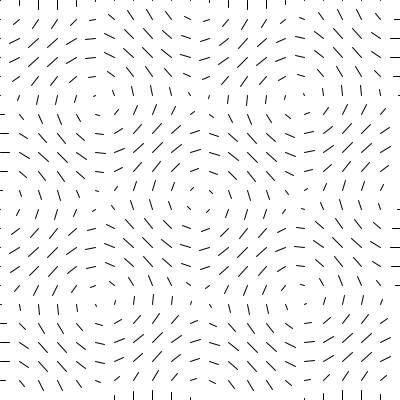
Frame 1 (no input)
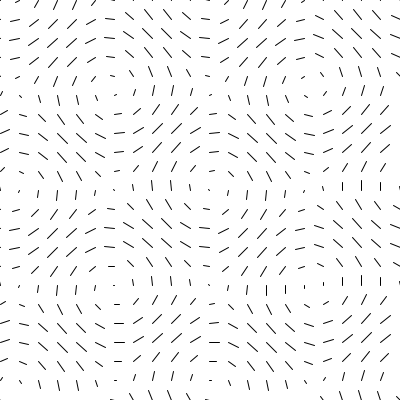
Frame 60 (the mouse pressed at the canvas centre just before this capture)
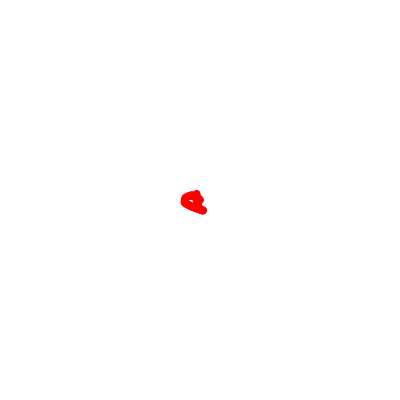
Frame 120 (the mouse held since frame 60 and released just before this capture)

The Processing sketch that drew these frames (run headless with seeded random() and noise(); from frame 60 on, the mouse is pressed at the canvas centre):

// Processing sketch: fluid
// ── fluid.pde

float delta = 0.05;
float dt = 0.1;
float diff = 0;
int N = int(1 / delta);
int size = (N + 2) * (N + 2);

Grid grid;
ArrayList<Vehicle> vehicles = new ArrayList<Vehicle>();


void setup(){
  size(400, 400);
  grid = new Grid();
  grid.initilize();

}

float time;
void draw(){
  background(255);
  if(mousePressed){
   vehicles.add(new Vehicle());
  }
  
  grid.showVel();
  //grid.show();
  
  for(Vehicle h : vehicles){
    h.show();
    h.update();
    grid.showVel();
  }
  
  time += dt;
}
// ── Cell.pde
class Cell {
  PVector pos;
  PVector u;
  PVector u0;
  PVector v;
  PVector v0;
  PVector posR;
  
  Cell(PVector pos_){
    pos = pos_;
    float x = map(pos.x, -1, 1, 0, width);
    float y = map(pos.y, -1, 1, height, 0);
    posR = new PVector(x, y);
  }
  
  void updateVel(){
    float x = sin(TWO_PI * pos.y + time);
    float y = sin(TWO_PI * pos.x + time);
    u = new PVector(x, y);
  }
  
  void showVel(){
    line(posR.x, posR.y, posR.x + 10 * u.x, posR.y + 10 * u.y);
  }
  

}
// ── Grid.pde
int IX(int i, int j) {
  return i + j * (N + 2);
}


class Grid {

  Cell[] cells;

  Grid() {
    cells = new Cell[size];
  }

  void initilize() {
    for (int x = 0; x < N+2; x++) {
      float px = map(x, 0, N + 1, -1, 1);

      for (int y = 0; y < N+2; y++) {
        float py = map(y, 0, N + 1, -1, 1);
        cells[IX(x, y)] = new Cell(new PVector(px, py));
      }
    }
  }

  void add_source(PVector[] s) {
    for (int i = 0; i < size; i++) {
      cells[i].u.add(PVector.mult(s[i], dt));
    }
  }
  
  //dont forget about set_bnd that needs a int b
  void diffuse(){
    float a = dt * diff * N * N;
    
    for(int k = 0; k < 20; k++){
      for(int i = 1; i <= N; i++){
        for(int j = 1; j <= N; j++){
          //get all neigboring densities 
          PVector left = cells[IX(i - 1, j)].u;
          PVector right = cells[IX(i + 1, j)].u;
          PVector up = cells[IX(i, j + 1)].u;
          PVector down = cells[IX(i, j - 1)].u;
          PVector sum = PVector.add(left, right, up);
          sum.add(down);
          sum.mult(a);
          //add previous density 
          sum.add(cells[IX(i, j)].u0);
          sum.mult(1 + 4 * a);
          cells[IX(i, j)].u = sum;
        }
      }
    }
  
  }

  void show() {
    for (int i = 0; i < size; i++) {
      Cell p = cells[i];
      point(p.posR.x, p.posR.y);
    }
  }

  void showVel() {
    for (Cell c : cells) {
      c.updateVel();
      c.showVel();
    }
  }
}
// ── Vehicle.pde
class Vehicle {
  PVector pos;
  PVector vel;
  
  Vehicle(){
    pos = new PVector(mouseX, mouseY);
  }
  
  void show(){
    noStroke();
    fill(255, 0, 0);
    ellipse(pos.x, pos.y, 8, 8);
  }
  
  PVector lookup(){
    int x = int(map(pos.x, 0, width, 0, N));
    int y = int(map(pos.y, 0, height, 0, N));
    return grid.cells[IX(x, y) - 1].u.copy();
  }
  
  void update(){
    vel = lookup();
    pos.add(vel);
    if(pos.x > width || pos.x < 0 || pos.y > height || pos.y < 0){
      pos.x = width/2;
      pos.y = height/2;
    }
  }

}
